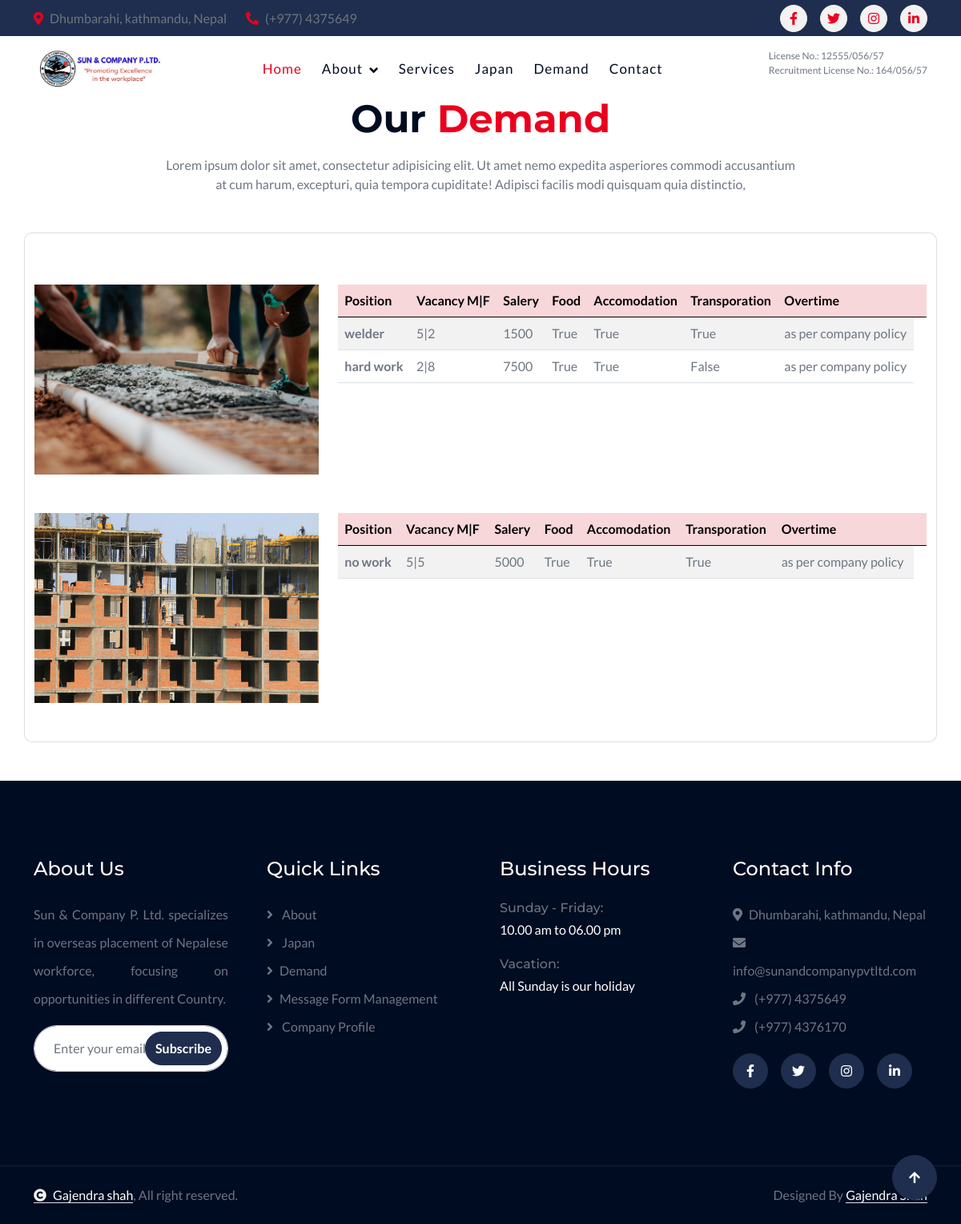
The app's page /demand with its own data.
### mainapp/models.py (models this page shows, shortened)
class vacancies(models.Model):
    vacanciesImage = models.ImageField(upload_to='vacancy')
    countryName = models.CharField(max_length=200)
    interviewLocation = models.TextField()
    lotNo = models.IntegerField()
    approvalDate = models.DateField()

class vacanciesWork(models.Model):
    vacanciesSlect = models.ForeignKey(vacancies, on_delete=models.CASCADE)
    position = models.CharField(max_length=200)
    noOfVacancyMale = models.IntegerField()
    noOfVacancyFemale = models.IntegerField()
    salery = models.IntegerField()
    food  = models.BooleanField()
    accomodation = models.BooleanField()
    transportaion = models.BooleanField()
    overtime = models.CharField(max_length=200)

### mainapp/views.py (the view)
# urls.py: path("demand", views.demand, name="demand"),
def demand(request):
    forlotnumber = vacancies.objects.all()
    alldemand = vacanciesWork.objects.all()
    return render(request, "demand.html",{'lotnumber': forlotnumber, 'alldemand':alldemand } )

### templates/demand.html
{% load static %}
{% include "header.html" %}
<div class="container">
    <div class="text-center mx-auto pb-5 wow fadeInUp" data-wow-delay="0.1s" style="max-width: 800px;">
        <h1 class="display-5 text-capitalize mb-3">Our <span class="text-primary"> Demand</span></h1>
        <p class="mb-0">Lorem ipsum dolor sit amet, consectetur adipisicing elit. Ut amet nemo expedita asperiores commodi accusantium at cum harum, excepturi, quia tempora cupiditate! Adipisci facilis modi quisquam quia distinctio,
        </p>
    </div>
</div>
<div class="container card pb-5 mb-5 pt-3">
  {% for abc in lotnumber %}
    <div class="row mt-5">
        <div class="col-4 ">
            <img src="{{ abc.vacanciesImage.url }}" class="img-fluid" alt="">
        </div>
        <div class="col-8">
            <table class="table table-striped ">
                <thead>
                  <tr class="table-danger">
                    <th scope="col">Position </th>
                    <th scope="col">Vacancy M|F</th>
                    <th scope="col">Salery</th>
                    <th scope="col">Food</th>
                    <th scope="col">Accomodation</th>
                    <th scope="col">Transporation</th>
                    <th scope="col">Overtime</th>
                    <th scope="col"></th>
                  </tr>
                </thead>
                <tbody>
                  {% for jobs in alldemand %}
                  {% if jobs.vacanciesSlect.lotNo == abc.lotNo %}
                  <tr>
                    <th scope="row">{{ jobs.position}}</th>
                    <td>{{ jobs.noOfVacancyMale }}|{{ jobs.noOfVacancyFemale }}</td>
                    <td>{{jobs.salery}}</td>
                    <td>{{jobs.food}}</td>
                    <td>{{jobs.accomodation}}</td>
                    <td>{{jobs.transportaion}}</td>
                    <td>{{jobs.overtime}}</td>
                  </tr>
                  {% endif %}
                  {% endfor %}
                </tbody>
              </table>
        </div>
    </div>
  {% endfor %}
</div>
{% include "footer.html" %}

### records on screen
vacancies: vacanciesImage (picture)
vacanciesWork: position "welder", noOfVacancyMale "5", noOfVacancyFemale "2", salery "1500", food "True", accomodation "True", transportaion "True", overtime "as per company policy"
vacanciesWork: position "hard work", noOfVacancyMale "2", noOfVacancyFemale "8", salery "7500", food "True", accomodation "True", transportaion "False", overtime "as per company policy"
vacancies: vacanciesImage (picture)
vacanciesWork: position "no work", noOfVacancyMale "5", noOfVacancyFemale "5", salery "5000", food "True", accomodation "True", transportaion "True", overtime "as per company policy"
